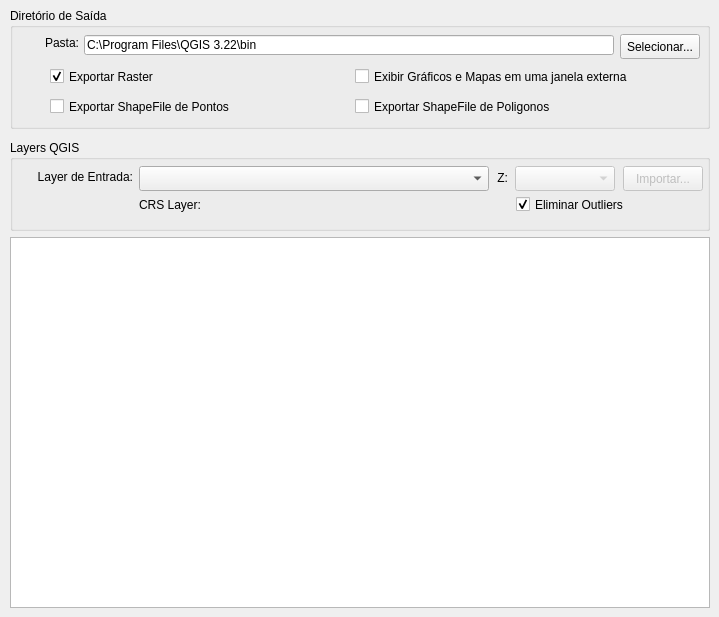
   <widget class="QWidget" name="tab_1">
    <attribute name="title">
     <string>Dados</string>
    </attribute>
    <widget class="QTableWidget" name="datatable_atributos">
     <property name="geometry">
      <rect>
       <x>10</x>
       <y>237</y>
       <width>700</width>
       <height>371</height>
      </rect>
     </property>
    </widget>
    <widget class="QGroupBox" name="groupBox_Select_Var">
     <property name="enabled">
      <bool>false</bool>
     </property>
     <property name="geometry">
      <rect>
       <x>26</x>
       <y>265</y>
       <width>671</width>
       <height>51</height>
      </rect>
     </property>
     <property name="title">
      <string>Seleção de Atributos (Variáveis)</string>
     </property>
     <widget class="QLabel" name="label_28">
      <property name="geometry">
       <rect>
        <x>13</x>
        <y>26</y>
        <width>20</width>
        <height>16</height>
       </rect>
      </property>
      <property name="text">
       <string>X:</string>
      </property>
      <property name="alignment">
       <set>Qt::AlignRight|Qt::AlignTrailing|Qt::AlignVCenter</set>
      </property>
     </widget>
     <widget class="QLabel" name="label_29">
      <property name="geometry">
       <rect>
        <x>206</x>
        <y>26</y>
        <width>20</width>
        <height>16</height>
       </rect>
      </property>
      <property name="text">
       <string>Y:</string>
      </property>
      <property name="alignment">
       <set>Qt::AlignRight|Qt::AlignTrailing|Qt::AlignVCenter</set>
      </property>
     </widget>
     <widget class="QComboBox" name="comboBox_CordX">
      <property name="geometry">
       <rect>
        <x>42</x>
        <y>23</y>
        <width>120</width>
        <height>22</height>
       </rect>
      </property>
     </widget>
     <widget class="QComboBox" name="comboBox_CordY">
      <property name="geometry">
       <rect>
        <x>233</x>
        <y>23</y>
        <width>120</width>
        <height>22</height>
       </rect>
      </property>
     </widget>
     <widget class="QPushButton" name="pushButton_Select_Var">
      <property name="geometry">
       <rect>
        <x>560</x>
        <y>20</y>
        <width>101</width>
        <height>24</height>
       </rect>
      </property>
      <property name="text">
       <string>Selecionar</string>
      </property>
      <property name="iconSize">
       <size>
        <width>16</width>
        <height>16</height>
       </size>
      </property>
     </widget>
    </widget>
    <widget class="QGroupBox" name="groupBox_4">
     <property name="enabled">
      <bool>true</bool>
     </property>
     <property name="geometry">
      <rect>
       <x>10</x>
       <y>8</y>
       <width>700</width>
       <height>121</height>
      </rect>
     </property>
     <property name="title">
      <string>Diretório de Saída</string>
     </property>
     <widget class="QPushButton" name="pushButton_File_Save">
      <property name="geometry">
       <rect>
        <x>610</x>
        <y>26</y>
        <width>80</width>
        <height>25</height>
       </rect>
      </property>
      <property name="text">
       <string>Selecionar...</string>
      </property>
     </widget>
     <widget class="QLineEdit" name="lineEdit">
      <property name="enabled">
       <bool>true</bool>
      </property>
      <property name="geometry">
       <rect>
        <x>74</x>
        <y>27</y>
        <width>530</width>
        <height>20</height>
       </rect>
      </property>
      <property name="text">
       <string>C:\Program Files\QGIS 3.22\bin</string>
      </property>
      <property name="readOnly">
       <bool>true</bool>
      </property>
     </widget>
     <widget class="QLabel" name="label_2">
      <property name="geometry">
       <rect>
        <x>9</x>
        <y>27</y>
        <width>60</width>
        <height>16</height>
       </rect>
      </property>
      <property name="text">
       <string>Pasta:</string>
      </property>
      <property name="alignment">
       <set>Qt::AlignRight|Qt::AlignTrailing|Qt::AlignVCenter</set>
      </property>
     </widget>
     <widget class="QCheckBox" name="checkBox_Qgis_Vector_Points">
      <property name="geometry">
       <rect>
        <x>40</x>
        <y>90</y>
        <width>291</width>
        <height>17</height>
       </rect>
      </property>
      <property name="text">
       <string>Exportar ShapeFile de Pontos</string>
      </property>
      <property name="checked">
       <bool>false</bool>
      </property>
     </widget>
     <widget class="QCheckBox" name="checkBox_Qgis_Raster">
      <property name="geometry">
       <rect>
        <x>40</x>
        <y>60</y>
        <width>140</width>
        <height>17</height>
       </rect>
      </property>
      <property name="text">
       <string>Exportar Raster</string>
      </property>
      <property name="checked">
       <bool>true</bool>
      </property>
     </widget>
     <widget class="QCheckBox" name="checkBox_Qgis_Maps">
      <property name="geometry">
       <rect>
        <x>345</x>
        <y>60</y>
        <width>350</width>
        <height>17</height>
       </rect>
      </property>
      <property name="text">
       <string>Exibir Gráficos e Mapas em uma janela externa</string>
      </property>
      <property name="checked">
       <bool>false</bool>
      </property>
     </widget>
     <widget class="QCheckBox" name="checkBox_Qgis_Vector_Polygons">
      <property name="geometry">
       <rect>
        <x>345</x>
        <y>90</y>
        <width>291</width>
        <height>17</height>
       </rect>
      </property>
      <property name="text">
       <string>Exportar ShapeFile de Poligonos</string>
      </property>
      <property name="checked">
       <bool>false</bool>
      </property>
     </widget>
    </widget>
    <widget class="QGroupBox" name="groupBox_2">
     <property name="geometry">
      <rect>
       <x>10</x>
       <y>140</y>
       <width>700</width>
       <height>91</height>
      </rect>
     </property>
     <property name="title">
      <string>Layers QGIS</string>
     </property>
     <widget class="QgsMapLayerComboBox" name="mMapLayerComboBox">
      <property name="geometry">
       <rect>
        <x>129</x>
        <y>26</y>
        <width>350</width>
        <height>25</height>
       </rect>
      </property>
     </widget>
     <widget class="QLabel" name="label_1">
      <property name="geometry">
       <rect>
        <x>8</x>
        <y>27</y>
        <width>115</width>
        <height>20</height>
       </rect>
      </property>
      <property name="locale">
       <locale language="English" country="UnitedStates"/>
      </property>
      <property name="text">
       <string>Layer de Entrada:</string>
      </property>
      <property name="alignment">
       <set>Qt::AlignRight|Qt::AlignTrailing|Qt::AlignVCenter</set>
      </property>
     </widget>
     <widget class="QPushButton" name="pushButton_ImportQGIS">
      <property name="enabled">
       <bool>false</bool>
      </property>
      <property name="geometry">
       <rect>
        <x>613</x>
        <y>26</y>
        <width>80</width>
        <height>25</height>
       </rect>
      </property>
      <property name="text">
       <string>Importar...</string>
      </property>
     </widget>
     <widget class="QComboBox" name="comboBox_VTarget">
      <property name="enabled">
       <bool>false</bool>
      </property>
      <property name="geometry">
       <rect>
        <x>505</x>
        <y>26</y>
        <width>100</width>
        <height>25</height>
       </rect>
      </property>
     </widget>
     <widget class="QLabel" name="label_30">
      <property name="geometry">
       <rect>
        <x>478</x>
        <y>30</y>
        <width>20</width>
        <height>16</height>
       </rect>
      </property>
      <property name="text">
       <string>Z:</string>
      </property>
      <property name="alignment">
       <set>Qt::AlignRight|Qt::AlignTrailing|Qt::AlignVCenter</set>
      </property>
     </widget>
     <widget class="QLabel" name="label_CRS_Layer">
      <property name="geometry">
       <rect>
        <x>129</x>
        <y>55</y>
        <width>241</width>
        <height>20</height>
       </rect>
      </property>
      <property name="locale">
       <locale language="English" country="UnitedStates"/>
      </property>
      <property name="text">
       <string>CRS Layer: </string>
      </property>
      <property name="alignment">
       <set>Qt::AlignLeading|Qt::AlignLeft|Qt::AlignVCenter</set>
      </property>
     </widget>
     <widget class="QCheckBox" name="checkBox_Eliminate_Outilier">
      <property name="geometry">
       <rect>
        <x>506</x>
        <y>56</y>
        <width>171</width>
        <height>17</height>
       </rect>
      </property>
      <property name="text">
       <string>Eliminar Outliers</string>
      </property>
      <property name="checked">
       <bool>true</bool>
      </property>
     </widget>
    </widget>
    <zorder>groupBox_Select_Var</zorder>
    <zorder>datatable_atributos</zorder>
    <zorder>groupBox_4</zorder>
    <zorder>groupBox_2</zorder>
   </widget>
